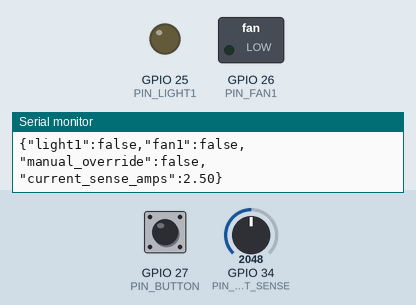
Bench run of a sketch on a simulated ESP32. On the bench: switched loads named in the sketch (green lamp = pin HIGH), output pins drawn as LEDs (lit = HIGH), the last lines printed to the serial monitor. Inputs (shaded band) come from the test bench; at power-on: GPIO 27 (PIN_BUTTON) LOW, GPIO 34 (PIN_CURRENT_SENSE) = 2048.

Above: at 1.3 s.
1.4 s: GPIO 27 (PIN_BUTTON) pulled HIGH for 0.6 s
At 2.5 s:
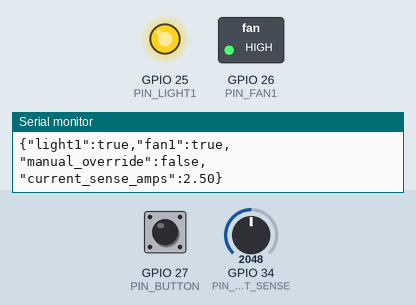
Timing chart, 0 to 11.0 s (numbered marks = the images above; inputs shaded):
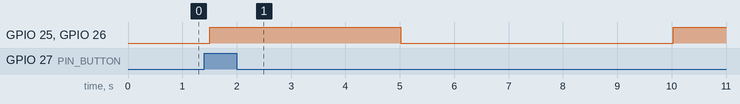

The sketch:

sketch.ino
```cpp
/*
  Office Pulse — representative single-room circuit (Work Room 1: 1 fan + 1 light shown)

  What this simulates:
  - GPIO25 drives the "Light 1" indicator LED   (stand-in for a relay->bulb channel)
  - GPIO26 drives the "Fan 1" indicator DC motor (stand-in for a relay->fan channel)
  - GPIO27 reads a pushbutton wired with an external pull-down resistor,
    representing someone flipping the physical wall switch -- the firmware
    needs to know about that, not just commands coming from the backend.
  - GPIO34 (ADC1_CH6, input-only pin) reads a potentiometer as a stand-in for
    an analog current-sense signal (a real deployment would use an ACS712 or
    an SCT-013 clamp-on CT sensor here instead; Wokwi has no such part, so a
    pot is the closest available way to demo "an analog reading exists").

  Real-hardware note (see ../README.md for the full explanation + pin table):
  in an actual office deployment, GPIO25/26 would drive a relay module's
  trigger pin, NOT the mains load directly -- the relay is what provides
  galvanic isolation between low-voltage ESP32 logic and the mains-voltage
  fan/light circuit. This sketch drives the LED/motor directly because
  that's what's being simulated in Wokwi to represent "the load turned on."

  Networking is intentionally left as a stub: wiring this ESP32 to the real
  FastAPI backend would mean adding WiFi + an HTTP POST (or MQTT publish) of
  the same JSON shape the simulator already produces, so the backend
  couldn't tell the difference between simulated and real device data.
*/

const int PIN_LIGHT1   = 25;
const int PIN_FAN1     = 26;
const int PIN_BUTTON   = 27;
const int PIN_CURRENT_SENSE = 34;  // ADC1_CH6, input-only on most ESP32 boards

unsigned long lastToggleMs = 0;
const unsigned long TOGGLE_INTERVAL_MS = 5000;  // demo-only auto-cycle
bool lightOn = false;
bool fanOn = false;

void setup() {
  Serial.begin(115200);
  pinMode(PIN_LIGHT1, OUTPUT);
  pinMode(PIN_FAN1, OUTPUT);
  pinMode(PIN_BUTTON, INPUT);       // external pull-down resistor is on the board
  // PIN_CURRENT_SENSE needs no pinMode() call for analogRead() on ESP32.

  digitalWrite(PIN_LIGHT1, LOW);
  digitalWrite(PIN_FAN1, LOW);
}

void loop() {
  bool manualOverride = digitalRead(PIN_BUTTON) == HIGH;

  // Demo-only: auto-cycle the light/fan periodically so the simulation is
  // visibly "live" without needing to click the button every time.
  if (millis() - lastToggleMs > TOGGLE_INTERVAL_MS) {
    lightOn = !lightOn;
    fanOn = !fanOn;
    lastToggleMs = millis();
  }

  // A manual press forces both on, overriding the auto-cycle -- mirroring
  // "someone at the wall switch always wins."
  if (manualOverride) {
    lightOn = true;
    fanOn = true;
  }

  digitalWrite(PIN_LIGHT1, lightOn ? HIGH : LOW);
  digitalWrite(PIN_FAN1, fanOn ? HIGH : LOW);

  int rawAdc = analogRead(PIN_CURRENT_SENSE);           // 0-4095 on ESP32
  float simulatedAmps = (rawAdc / 4095.0) * 5.0;         // arbitrary demo scaling

  Serial.print("{\"light1\":");
  Serial.print(lightOn ? "true" : "false");
  Serial.print(",\"fan1\":");
  Serial.print(fanOn ? "true" : "false");
  Serial.print(",\"manual_override\":");
  Serial.print(manualOverride ? "true" : "false");
  Serial.print(",\"current_sense_amps\":");
  Serial.print(simulatedAmps, 2);
  Serial.println("}");

  delay(500);
}
```
